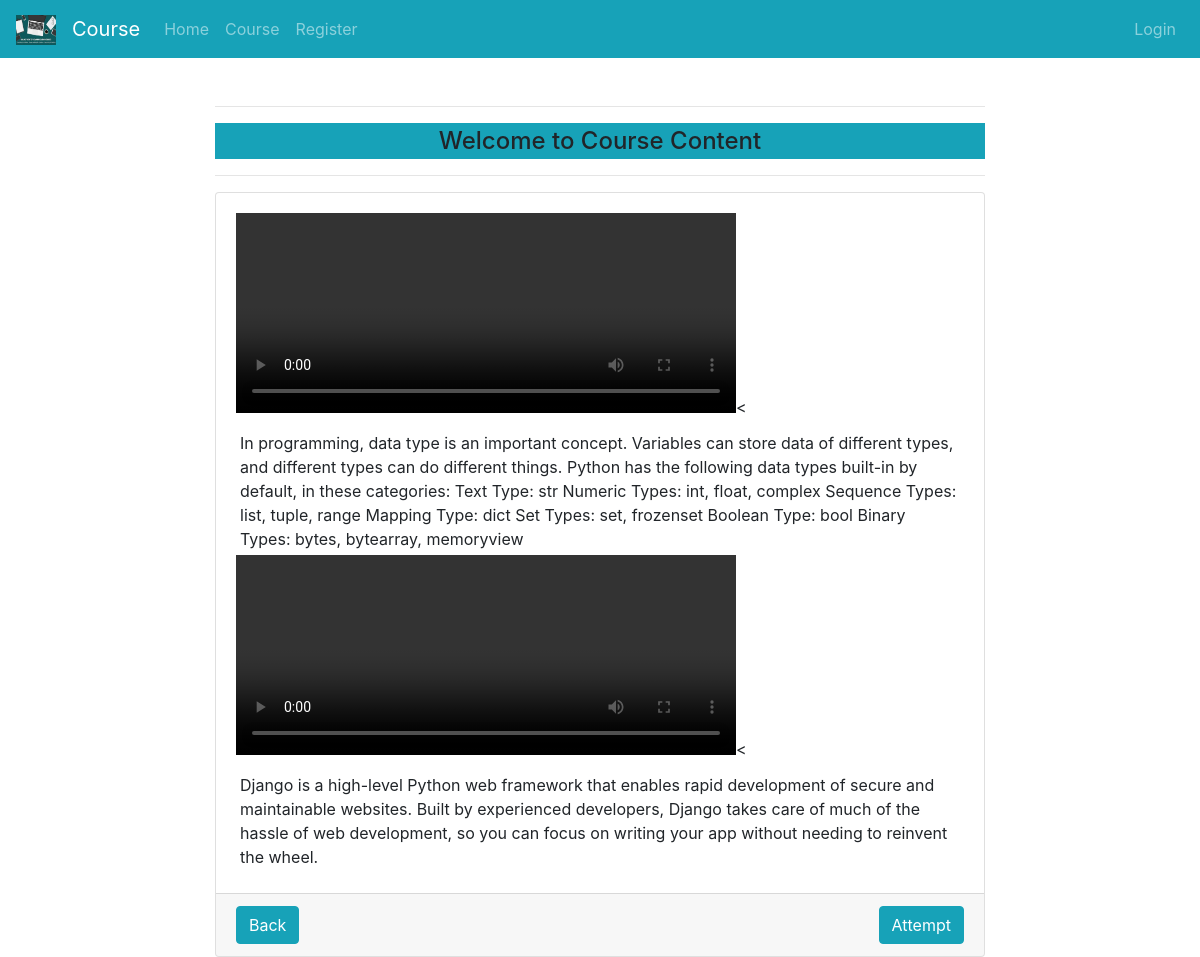
The app's page /Content with its own data.
### course/models.py (models this page shows, shortened)
class Course_Content(models.Model):
 	user = models.ForeignKey(User,on_delete=models.CASCADE,null=True)
 	video = models.FileField(upload_to='course_videos/')
 	theory = models.TextField(null=True)

### course/views.py (the view)
# urls.py: path('Content',views.Content,name='Content')
def Content(request):
    content = Course_Content.objects.all()
    return render(request,'mycourse/content.html',{'content':content})

### course/templates/mycourse/content.html (shortened to what this page needs)
{% extends 'mycourse/base.html' %}
{% block content %}
<div class="container mt-5 col-md-8">
	<hr><h4 class="text-center p-1 border-rounded bg-info">Welcome to Course Content</h4><hr>
	<div class="card">
		<div class="card-body">
		{% for data in content %}
		<div><video width="500" height="200" controls><source src="{{ video.video.url }}" type="video/mp4"></video><
		</div>
		<div class="p-1 mt-2">{{data.theory}}</div>
		{% endfor %}
		</div>
		<div class="card-footer">
			<button class="btn btn-info float-right"><a href="" class="text-white">Attempt</button></a>
			<button class="btn btn-info float-left text-center"><a href="{% url 'course' %}" class="text-white">Back</button></a>
		</div>
	</div>
</div>
{% endblock content %}

### records on screen
Course_Content: theory "In programming, data type is an important concept. Variables can store data of different types, and different types can do different things. Python has the following data types built-in by default, in these categories: Text Type: str Numeric Types: int, float, complex Sequence Types: list, tuple, range Mapping Type: dict Set Types: set, frozenset Boolean Type: bool Binary Types: bytes, bytearray, memoryview"
Course_Content: theory "Django is a high-level Python web framework that enables rapid development of secure and maintainable websites. Built by experienced developers, Django takes care of much of the hassle of web development, so you can focus on writing your app without needing to reinvent the wheel."
